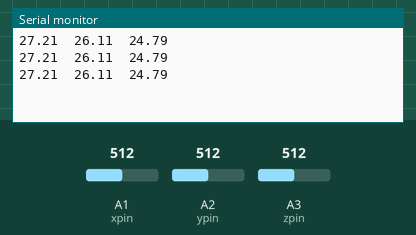
Simulated run of this sketch. Board: Arduino Uno, built with avr-gcc and run on an emulated ATmega328P. Shown: the last lines printed to the serial monitor. The test bench sets the inputs (shaded band); at power-on: A1 (xpin) = 512, A2 (ypin) = 512, A3 (zpin) = 512.

Above: at 1.3 s.
1.4 s: A1 (xpin) set to 716
At 1.9 s:
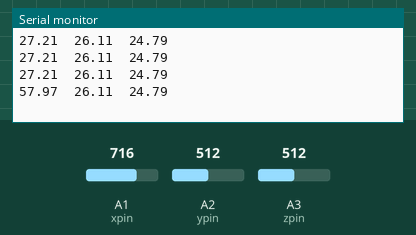
2.9 s: A2 (ypin) set to 716
At 3.4 s:
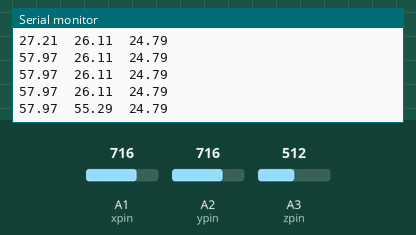
4.4 s: A3 (zpin) set to 716
At 4.9 s:
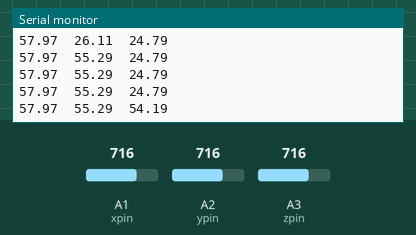
5.9 s: A1 (xpin) set to 900
At 6.4 s:
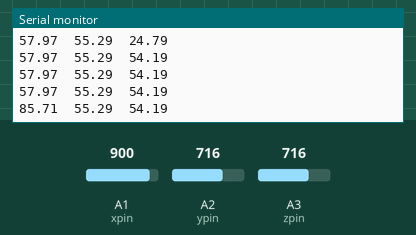
7.4 s: A2 (ypin) set to 900
At 7.9 s:
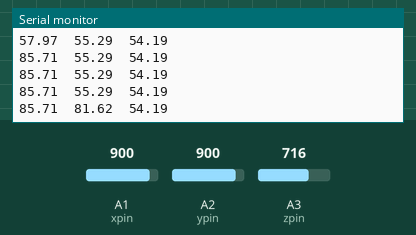
8.9 s: A3 (zpin) set to 900
At 9.4 s:
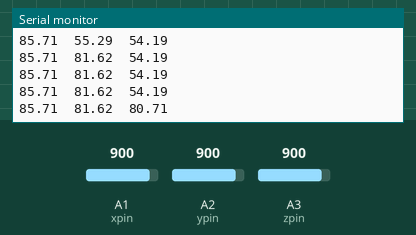
Timing chart, 0 to 11.4 s (numbered marks = the images above; inputs shaded):
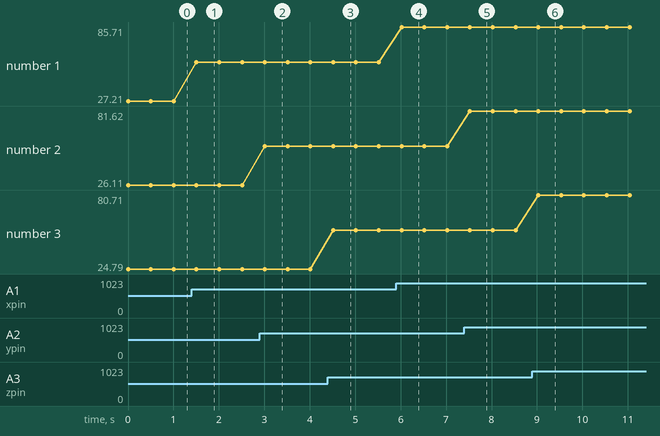

Measured:
- after the input at 1.4 s, the serial monitor: prints a new line after 0.11 s (image 1)
- after the input at 2.9 s, the serial monitor: prints a new line after 0.11 s (image 2)
- after the input at 4.4 s, the serial monitor: prints a new line after 0.12 s (image 3)
- after the input at 5.9 s, the serial monitor: prints a new line after 0.12 s (image 4)
- after the input at 7.4 s, the serial monitor: prints a new line after 0.13 s (image 5)
- after the input at 8.9 s, the serial monitor: prints a new line after 0.13 s (image 6)
- plotted number 1: 27.21 → 57.97 after the input at 1.4 s, 57.97 → 85.71 after the input at 5.9 s
- plotted number 2: 26.11 → 55.29 after the input at 2.9 s, 55.29 → 81.62 after the input at 7.4 s

The sketch:

Aceler_metro.ino
```cpp
const int xpin = 1;
const int ypin = 2;
const int zpin = 3;
void setup() {
  Serial.begin(9600);
}

void loop() {
  int x = analogRead(xpin);
  int y = analogRead(ypin);
  int z = analogRead(zpin);
  float zero_G = 512.0;
  float scale = 102.3;

  Serial.print(((float)x - 331.5)/65*9.8);
  Serial.print("\t");
  Serial.print(((float)y - 329.5)/68.5*9.8);
  Serial.print("\t");
  Serial.print(((float)z - 340)/68*9.8);
  Serial.print("\n");
  delay(500);
}
```
